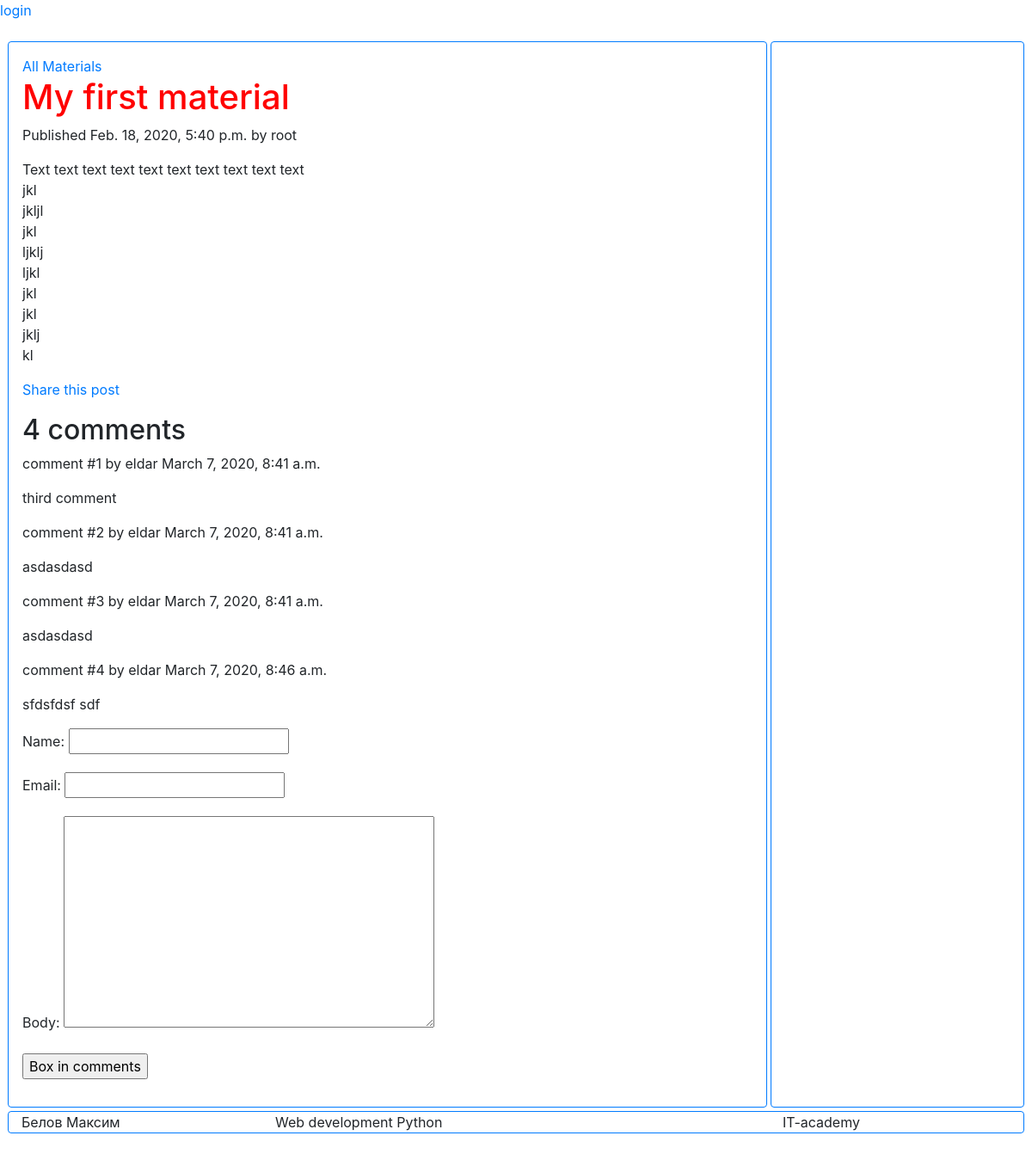
The app's page /2020/2/18/myslug/ with its own data.
### lesson/models.py (models this page shows, shortened)
class Material(models.Model):
    MATERIAL_TYPES = (
        ('theory', 'Theoretical'),
        ('practice', 'Practical'),
    )
    STATUS_TYPES = (
        ('private', 'Draft'),
        ('public', 'Published'),
    )
    title = models.CharField(max_length=250)
    slug = models.SlugField(max_length=250,
                            unique_for_date='publish')
    body = models.TextField()
    publish = models.DateTimeField(default=timezone.now)
    updated = models.DateTimeField(auto_now=True)
    created = models.DateTimeField(auto_now_add=True)
    material_type = models.CharField(max_length=20,
                                     choices=MATERIAL_TYPES,
                                     default='theory')
    status = models.CharField(max_length=20,
                              choices=STATUS_TYPES,
                              default='private')
    author = models.ForeignKey(User,
                               on_delete=models.CASCADE,
                               related_name='user_materials')
    objects = models.Manager()
    published = PublishedManager()

class Comment(models.Model):
    material = models.ForeignKey(Material,
                                 on_delete=models.CASCADE,
                                 related_name='comments')
    name = models.CharField(max_length=80)
    email = models.EmailField()
    body = models.TextField()
    created = models.DateTimeField(auto_now_add=True)
    objects = models.Manager()

### lesson/views.py (the view)
def material_details(request, year, month, day, slug):
    material = get_object_or_404(models.Material,
                                 slug=slug,
                                 publish__year=year,
                                 publish__month=month,
                                 publish__day=day)
    new_comment = None
    if request.method == 'POST':
        comment_form = forms.CommentForm(request.POST)
        if comment_form.is_valid():
            new_comment = comment_form.save(commit=False)
            new_comment.material = material
            new_comment.save()
        return redirect(material)
    else:
        comment_form = forms.CommentForm()
    return render(request,
                  'material/detail.html',
                  {'material': material,
                   'new_comment': new_comment,
                   'form': comment_form})

### lesson/forms.py
class CommentForm(forms.ModelForm):
    class Meta:
        model = models.Comment
        fields = ('name', 'email', 'body')

### lesson/templates/material/detail.html (shortened to what this page needs)
{% extends "base.html" %}
{% block content %}
<a href="{% url "lesson:all_materials" %}">All Materials</a>
    <h1>{{ material.title}}</h1>
        <p>
            Published {{ material.publish }} by {{ material.author }}
        </p>
        <p>
            {{ material.body|linebreaks}}
        </p>
        <p>
        <a href="{% url "lesson:share_material" material.id %}" >
            Share this post
        </a>
        </p>
        {% with material.comments.all.count as total_comments %}
            <h2>{{ total_comments }} comment{{ total_comments|pluralize}}</h2>
        {% endwith %}
        {% for comment in material.comments.all %}
            <p>comment #{{forloop.counter}} by {{ comment.name }} {{ comment.created }}</p>
            <p>{{ comment.body|linebreaks }}</p>
        {% empty %}
            <p>No comments</p>
        {% endfor %}
        {% if new_comment %}
            <p>comment was created</p>
        {% else %}
            <form action="." method="post">
                {{ form.as_p }}
                <p><input type="submit" value="Box in comments"></p>
            </form>
        {% endif %}
{% endblock%}

### lesson/static/style.css (style rules this page uses)
h1 { color:red }

### records on screen
Material: title "My first material", publish "Feb. 18, 2020, 5:40 p.m.", author "root", body "Text text text text text text text text text text jkl jkljl jkl ljklj ljkl jkl jkl jklj kl"
Comment: name "eldar", created "March 7, 2020, 8:41 a.m.", body "third comment"
Comment: name "eldar", created "March 7, 2020, 8:41 a.m.", body "asdasdasd"
Comment: name "eldar", created "March 7, 2020, 8:41 a.m.", body "asdasdasd"
Comment: name "eldar", created "March 7, 2020, 8:46 a.m.", body "sfdsfdsf sdf"

### other values on screen
{{ total_comments }} "4"
